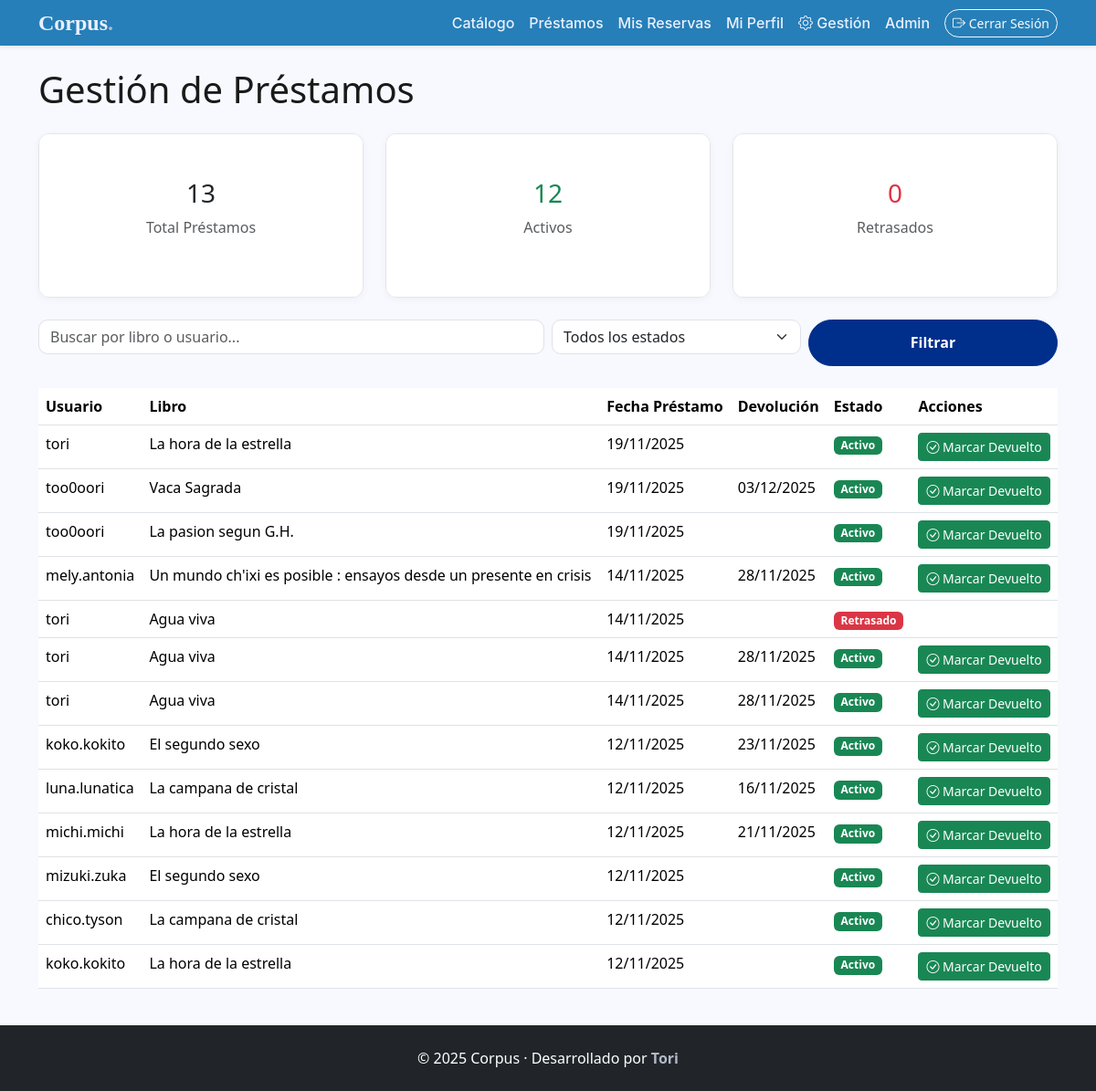
The app's page /prestamos/gestion/ (signed in) with its own data.
### apps/prestamos/models.py (models this page shows)
class Prestamo(models.Model):
    usuario = models.ForeignKey('usuarios.PerfilUsuario', on_delete=models.CASCADE)
    libro = models.ForeignKey('catalogo.Libro', on_delete=models.CASCADE)
    fecha_prestamo = models.DateTimeField(auto_now_add=True)
    fecha_devolucion = models.DateField(blank=True, null=True)
    estado = models.CharField(max_length=20, choices=[
        ('activo', 'Activo'),
        ('devuelto', 'Devuelto'),
        ('retrasado', 'Retrasado'),
    ], default='activo')

### apps/usuarios/models.py (models this page shows, shortened)
class PerfilUsuario(models.Model):
    usuario = models.OneToOneField('auth.User', on_delete=models.CASCADE)
    telefono = models.CharField(max_length=15, blank=True, null=True)
    direccion = models.TextField(blank=True, null=True)
    fecha_registro = models.DateTimeField(auto_now_add=True)

### apps/catalogo/models.py (models this page shows, shortened)
class Libro(models.Model):
    titulo = models.CharField(max_length=200)
    autor = models.ForeignKey(Autor, on_delete=models.CASCADE)
    isbn = models.CharField(max_length=13, unique=True)
    editorial = models.CharField(max_length=100, blank=True, null=True)
    ano_publicacion = models.IntegerField()
    categoria = models.ForeignKey(Categoria, on_delete=models.CASCADE)
    descripcion = models.TextField()
    portada = models.ImageField(upload_to='portadas/', blank=True, null=True)
    copias_totales = models.PositiveIntegerField()
    copias_disponibles = models.PositiveIntegerField()
    fecha_registro = models.DateTimeField(auto_now_add=True)

### apps/prestamos/views.py (the view)
# urls.py: path('gestion/', GestionPrestamosView.as_view(), name='gestion_prestamos'),
class GestionPrestamosView(BibliotecarioRequiredMixin, ListView):
    model = Prestamo
    template_name = 'prestamos/gestion_prestamos.html'
    context_object_name = 'prestamos'
    paginate_by = 20
    def get_queryset(self):
        queryset = Prestamo.objects.select_related(
            'usuario__usuario', 'libro'
        ).order_by('-fecha_prestamo')
        return queryset
    def get_context_data(self, **kwargs):
        context = super().get_context_data(**kwargs)
        context['total_prestamos'] = Prestamo.objects.count()
        context['prestamos_activos'] = Prestamo.objects.filter(estado='activo').count()
        context['prestamos_retrasados'] = Prestamo.objects.filter(estado='retrasado').count()
        return context

### apps/core/mixins.py (called while the page is built)
    def test_func(self):
        user = self.request.user
        return (
            user.groups.filter(name='Bibliotecarios').exists() or
            user.is_staff or
            user.is_superuser
        )

### templates/prestamos/gestion_prestamos.html (shortened to what this page needs)
{% extends 'base.html' %}
{% block content %}
<div class="container mt-5 mb-5">
    <h1 class="mb-4">Gestión de Préstamos</h1>
    <div class="row mb-4">
        <div class="col-md-4">
            <div class="card text-center">
                <div class="card-body">
                    <h3>{{ total_prestamos }}</h3>
                    <p class="text-muted">Total Préstamos</p>
                </div>
            </div>
        </div>
        <div class="col-md-4">
            <div class="card text-center">
                <div class="card-body">
                    <h3 class="text-success">{{ prestamos_activos }}</h3>
                    <p class="text-muted">Activos</p>
                </div>
            </div>
        </div>
        <div class="col-md-4">
            <div class="card text-center">
                <div class="card-body">
                    <h3 class="text-danger">{{ prestamos_retrasados }}</h3>
                    <p class="text-muted">Retrasados</p>
                </div>
            </div>
        </div>
    </div>
    <form method="get" class="mb-4">
        <div class="row g-2">
            <div class="col-md-6">
                <input type="text" name="q" class="form-control"
                       placeholder="Buscar por libro o usuario..."
                       value="{{ request.GET.q }}">
            </div>
            <div class="col-md-3">
                <select name="estado" class="form-select">
                    <option value="">Todos los estados</option>
                </select>
            </div>
            <div class="col-md-3">
                <button type="submit" class="btn btn-primary w-100">Filtrar</button>
            </div>
        </div>
    </form>
    <div class="table-responsive">
        <table class="table table-hover">
            <thead>
                <tr>
                    <th>Usuario</th>
                    <th>Libro</th>
                    <th>Fecha Préstamo</th>
                    <th>Devolución</th>
                    <th>Estado</th>
                    <th>Acciones</th>
                </tr>
            </thead>
            <tbody>
                {% for prestamo in prestamos %}
                <tr>
                    <td>{{ prestamo.usuario.usuario.username }}</td>
                    <td>{{ prestamo.libro.titulo }}</td>
                    <td>{{ prestamo.fecha_prestamo|date:"d/m/Y" }}</td>
                    <td>{{ prestamo.fecha_devolucion|date:"d/m/Y" }}</td>
                    <td>
                        {% if prestamo.estado == 'activo' %}
                            <span class="badge bg-success">Activo</span>
                        {% elif prestamo.estado == 'devuelto' %}
                            <span class="badge bg-secondary">Devuelto</span>
                        {% else %}
                            <span class="badge bg-danger">Retrasado</span>
                        {% endif %}
                    </td>
                    <td>
                        {% if prestamo.estado == 'activo' %}
                        <form method="post" action="{% url 'prestamos:marcar_devuelto' prestamo.id %}" style="display:inline;">
                            <button type="submit" class="btn btn-sm btn-success">
                                <i class="bi bi-check-circle"></i> Marcar Devuelto
                            </button>
                        </form>
                        {% endif %}
                    </td>
                </tr>
                {% empty %}
                <tr>
                    <td colspan="6" class="text-center">No hay préstamos registrados</td>
                </tr>
                {% endfor %}
            </tbody>
        </table>
    </div>
</div>
{% endblock %}

### static/css/styles.css (style rules this page uses)
:root { --azul-principal: #5a79ff; --azul-profundo: rgb(0, 46, 139); --hielo: #eaf0ff; --gris: #4a4a4a; --negro-suave: #1a1a1a; --fondo: #f7f9ff; --navbar-height: 50px; }
body { background: var(--fondo); padding-top: var(--navbar-height); color: var(--negro-suave); }
.btn-primary { background-color: var(--azul-profundo) !important; border-color: var(--azul-profundo) !important; border-radius: 50px; padding: 0.8rem 1rem; font-weight: 600; transition: 0.3s ease; }
.badge { transition: all 0.3s ease; }
.card { border: 1px solid #e5e5e5; border-radius: 12px; box-shadow: 0 2px 8px rgba(0,0,0,0.04); transition: all 0.3s ease; overflow: hidden; }
.card-body { background-color: #ffffff; padding: 3rem 2.5rem !important; }
.form-control, .form-select { border-radius: 10px; }
.mt-5, .my-5 { margin-top: 1.5rem !important; }
.mb-5, .my-5 { margin-bottom: 1.5rem !important; }

### records on screen
Prestamo: usuario.usuario.username "tori", libro.titulo "La hora de la estrella", fecha_prestamo "19/11/2025", estado "Activo"
Prestamo: usuario.usuario.username "too0oori", libro.titulo "Vaca Sagrada", fecha_prestamo "19/11/2025", fecha_devolucion "03/12/2025", estado "Activo"
Prestamo: usuario.usuario.username "too0oori", libro.titulo "La pasion segun G.H.", fecha_prestamo "19/11/2025", estado "Activo"
Prestamo: usuario.usuario.username "mely.antonia", libro.titulo "Un mundo ch'ixi es posible : ensayos desde un presente en crisis", fecha_prestamo "14/11/2025", fecha_devolucion "28/11/2025", estado "Activo"
Prestamo: usuario.usuario.username "tori", libro.titulo "Agua viva", fecha_prestamo "14/11/2025", estado "Retrasado"
Prestamo: usuario.usuario.username "tori", libro.titulo "Agua viva", fecha_prestamo "14/11/2025", fecha_devolucion "28/11/2025", estado "Activo"
Prestamo: usuario.usuario.username "tori", libro.titulo "Agua viva", fecha_prestamo "14/11/2025", fecha_devolucion "28/11/2025", estado "Activo"
Prestamo: usuario.usuario.username "koko.kokito", libro.titulo "El segundo sexo", fecha_prestamo "12/11/2025", fecha_devolucion "23/11/2025", estado "Activo"
Prestamo: usuario.usuario.username "luna.lunatica", libro.titulo "La campana de cristal", fecha_prestamo "12/11/2025", fecha_devolucion "16/11/2025", estado "Activo"
Prestamo: usuario.usuario.username "michi.michi", libro.titulo "La hora de la estrella", fecha_prestamo "12/11/2025", fecha_devolucion "21/11/2025", estado "Activo"
Prestamo: usuario.usuario.username "mizuki.zuka", libro.titulo "El segundo sexo", fecha_prestamo "12/11/2025", estado "Activo"
Prestamo: usuario.usuario.username "chico.tyson", libro.titulo "La campana de cristal", fecha_prestamo "12/11/2025", estado "Activo"
Prestamo: usuario.usuario.username "koko.kokito", libro.titulo "La hora de la estrella", fecha_prestamo "12/11/2025", estado "Activo"

### other values on screen
{{ total_prestamos }} "13"
{{ prestamos_activos }} "12"
{{ prestamos_retrasados }} "0"
